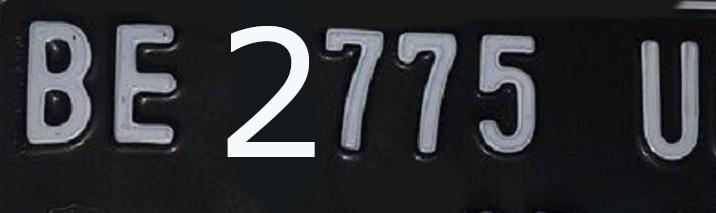
#> input picture UTS/dummy (1)/dummy/BE2775U_png.rf.1154baadf3d47887a53660553b91c183.jpg, 716 x 213 px, found by its file name
$ jupyter execute 'UTS_Achmad Rachmandika Rizky Pratama.ipynb'
#> lines starting #> are read from the running program, lines starting #| are printed output that depends on the picture; long printed decimals are rounded
<a href="https://colab.research.google.com/github/achmadrachmandika/Machine_Learning/blob/main/UTS_Achmad%20Rachmandika%20Rizky%20Pratama.ipynb" target="_parent"></a>

##Nama: Achmad Rachmandika Rizky Pratama
##Kelas: 3A
##NIM: 2041720125
##UTS Machine Learning Kelompok 1

1. Pilih 5 citra plat nomor untuk setiap anggota kelompok dari dataset yang telah disediakan.
2. Lakukan segmentasi pada citra plat nomor untuk memperjelas karakter pada plat nomor.
3. Anda dapat menggunakan algortima K-Means seperti yang telah dijelaskan pada praktikum sebelumnya atau menggunakan algoritma klasterisasi yang lain.
4. Anda diperkenankan untuk melakukan pra pengolahan data (preprocessing) pada citra seperti,
- Merubah color space
- Reduksi dimensi
- dsb
5. Tampilkan perbandingan citra antara sebelum dan sesudah di segmentasi

[cell 1]
import numpy as np
import cv2
import matplotlib.pyplot as plt
from google.colab.patches import cv2_imshow # path cv2.imshow di google colab

[cell 2]
img = cv2.imread('/content/drive/MyDrive/Kuliah Semester 5/Machine Learning/UTS/dummy (1)/dummy/BE2775U_png.rf.1154baadf3d47887a53660553b91c183.jpg')
#> img is the input picture: shape (213, 716, 3); mean B, G, R 51.9, 48.6, 46.8

cv2_imshow(img)

[cell 3]
plt.imshow(img)

[cell 4]
img2 = cv2.cvtColor(img, cv2.COLOR_BGR2RGB)

[cell 5]
plt.imshow(img2)

[cell 6]
img.shape
#> Out = (213, 716, 3)

[cell 7]
h, w, ch= img.shape
#> h = 213; w = 716; ch = 3
print(h)
#| 213
print(w)
#| 716
print(ch)
#| 3

[cell 8]
data = img / 255.0
data = data.reshape(h * w, ch)
data.shape
#> Out = (152508, 3)

[cell 9]
def plot_pixels(data, title, colors=None, N=10000):
#> called with data = array of shape (152508, 3), N = 10000
    if colors is None:
        colors = data

    # choose a random subset
    rng = np.random.RandomState(0)
    i = rng.permutation(data.shape[0])[:N]
    colors = colors[i]
    R, G, B = data[i].T
#> R = 10000 values, max 1 at index 180, min 0.0118 at index 458, mean 0.207; G = 10000 values, max 1 at index 388, min 0 at index 1011, mean 0.194; B = 10000 values, max 0.996 at index 1262, min 0 at index 1011, mean 0.187

    fig, ax = plt.subplots(1, 2, figsize=(8, 4))
    ax[0].scatter(R, G, color=colors, marker='.')
    ax[0].set(xlabel='Red', ylabel='Green', xlim=(0, 1), ylim=(0, 1))

    ax[1].scatter(R, B, color=colors, marker='.')
    ax[1].set(xlabel='Red', ylabel='Blue', xlim=(0, 1), ylim=(0, 1))

    fig.suptitle(title, size=14)

[cell 10]
plot_pixels(data, title='Input color space: 16 million possible colors')
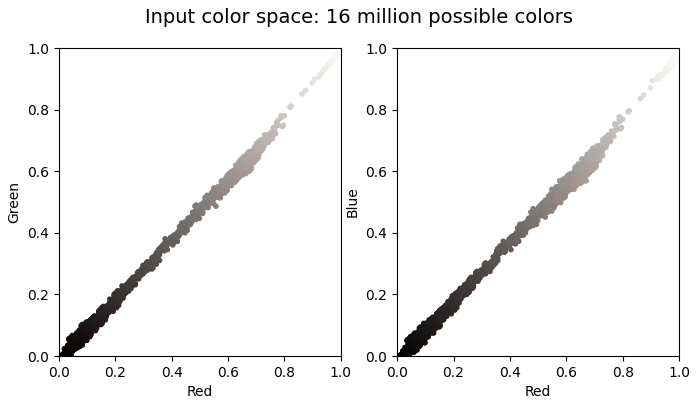
#> figure drawn by matplotlib, 2 panels

[cell 11]
import warnings; warnings.simplefilter('ignore')  # Fix NumPy issues.

from sklearn.cluster import MiniBatchKMeans
kmeans = MiniBatchKMeans(16)
kmeans.fit(data)
new_colors = kmeans.cluster_centers_[kmeans.predict(data)]

plot_pixels(data, colors=new_colors,title="Reduced color space: 16 colors")

[cell 12]
#convert int menjadi float
Z = np.float32(data)

[cell 13]
print(Z.dtype, Z.shape)
#| float32 (152508, 3)

[cell 14]
kriteria = (cv2.TERM_CRITERIA_EPS + cv2.TERM_CRITERIA_MAX_ITER, 100, 1.0)
k=2
ret, label, center = cv2.kmeans(Z,k,None,kriteria,10,cv2.KMEANS_RANDOM_CENTERS)
#> ret = 2397.7; center = [[0.676, 0.644, 0.629], [0.0963, 0.0879, 0.0827]]

[cell 15]
print(label)
#> (printed output is left out)

[cell 16]
print(center)
#| [[0.6756  0.6442 0.629 ]
#|  [0.0963 0.08785 0.08268]]

[cell 17]
segmented_data = center[label.flatten()]
segmented_data

[cell 18]
segmented_image = segmented_data.reshape((img2.shape))
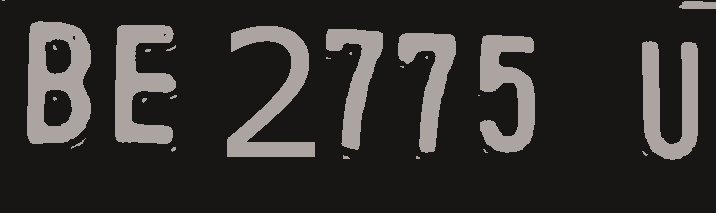
#> segmented_image: shape (213, 716, 3) float32; mean R, G, B 0.203, 0.191, 0.183
segmented_image

[cell 19]
plt.imshow(segmented_image)

[cell 20]
img_recolored = new_colors.reshape(img2.shape)

fig, ax = plt.subplots(1, 2, figsize=(16, 6),
                       subplot_kw=dict(xticks=[], yticks=[]))
fig.subplots_adjust(wspace=0.05)
ax[0].imshow(img)
ax[0].set_title('Original Image', size=16)
ax[1].imshow(segmented_image)
ax[1].set_title('2-color Image', size=16)
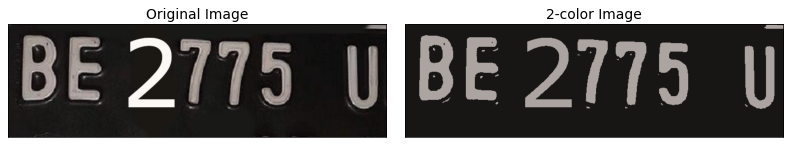
#> figure drawn by matplotlib, 2 panels; B, G, R data is drawn as R, G, B

$ run again, with UTS/dummy (1)/dummy/17-E-4172-QC-11-18_jpg.rf.242a2fe2326bfdc57b7473d7a998c351.jpg copied over UTS/dummy (1)/dummy/BE2775U_png.rf.1154baadf3d47887a53660553b91c183.jpg
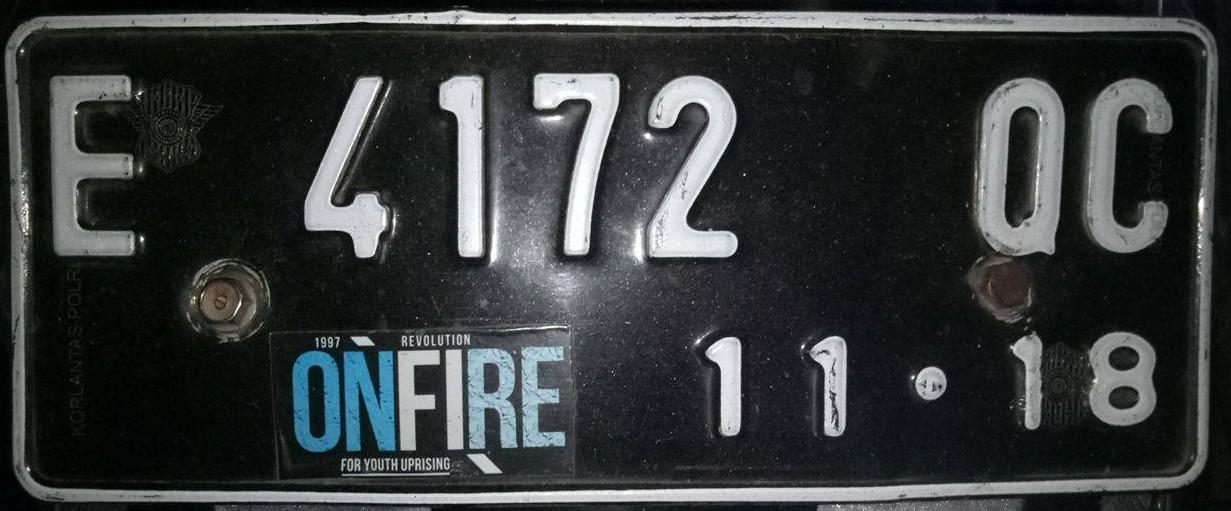
#> input picture UTS/dummy (1)/dummy/17-E-4172-QC-11-18_jpg.rf.242a2fe2326bfdc57b7473d7a998c351.jpg, 1231 x 511 px, found by its file name
#> img is the input picture: shape (511, 1231, 3); mean B, G, R 57.7, 57.3, 53.7
#| 511
#| 1231
#| 3
#> R = 10000 values, max 1 at index 400, min 0 at index 191, mean 0.227; G = 10000 values, max 1 at index 944, min 0 at index 8226, mean 0.225; B = 10000 values, max 0.996 at index 944, min 0 at index 170, mean 0.21
#> `[cell 11] import warnings; warnings.simplefilter('ignore')  # Fix NumP..`:
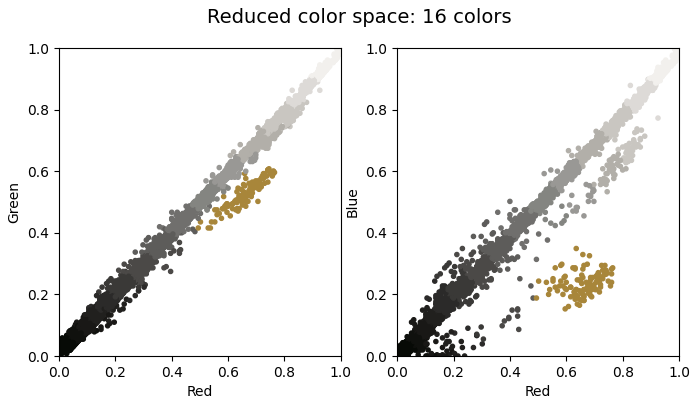
#> figure drawn by matplotlib, 2 panels
#| float32 (629041, 3)
#> ret = 21507.1; center = [[0.642, 0.63, 0.604], [0.104, 0.106, 0.0951]]
#> (printed output is left out)
#| [[0.6423  0.6302  0.6037 ]
#|  [0.104 0.1055 0.09508]]
#> `img_recolored = new_colors.reshape(img2.shape)`:
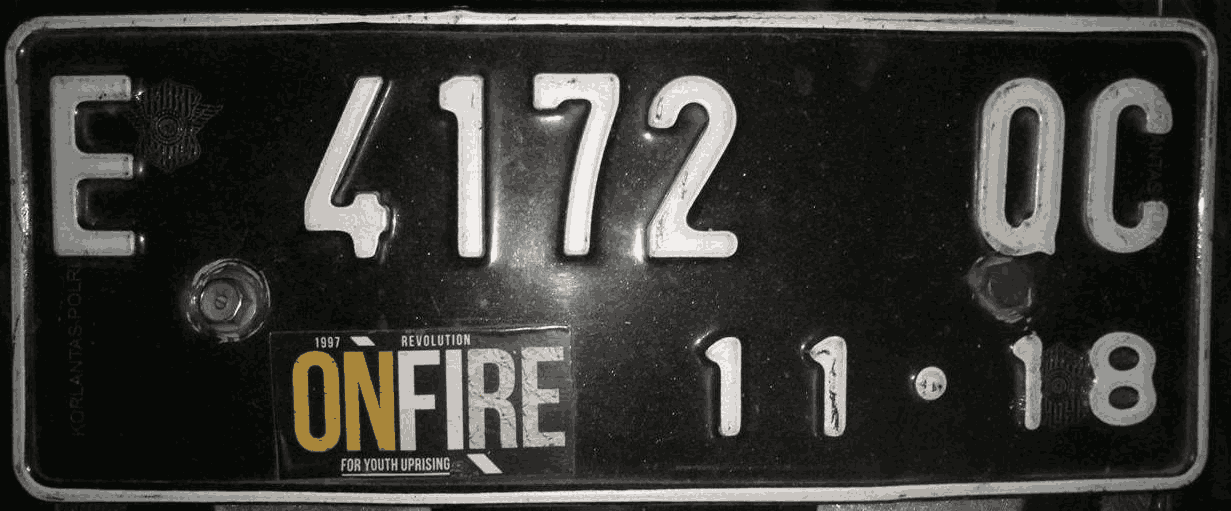
#> img_recolored: shape (511, 1231, 3) float64; mean R, G, B 0.227, 0.225, 0.211

$ run again, with UTS/dummy (1)/dummy/22-E-5234-YF-11-20_jpeg.rf.4e1ab567405d90ef53329797f1f6dab5.jpg copied over UTS/dummy (1)/dummy/BE2775U_png.rf.1154baadf3d47887a53660553b91c183.jpg
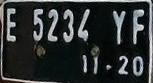
#> input picture UTS/dummy (1)/dummy/22-E-5234-YF-11-20_jpeg.rf.4e1ab567405d90ef53329797f1f6dab5.jpg, 153 x 83 px, found by its file name
#> img is the input picture: shape (83, 153, 3); mean B, G, R 49.4, 49.1, 45.5
#| 83
#| 153
#| 3
#> R = 10000 values, max 0.976 at index 9596, min 0 at index 6, mean 0.192; G = 10000 values, max 0.976 at index 7895, min 0 at index 6, mean 0.191; B = 10000 values, max 0.961 at index 7895, min 0 at index 25, mean 0.177
#> `[cell 10] plot_pixels(data, title='Input color space: 16 million possi..`:
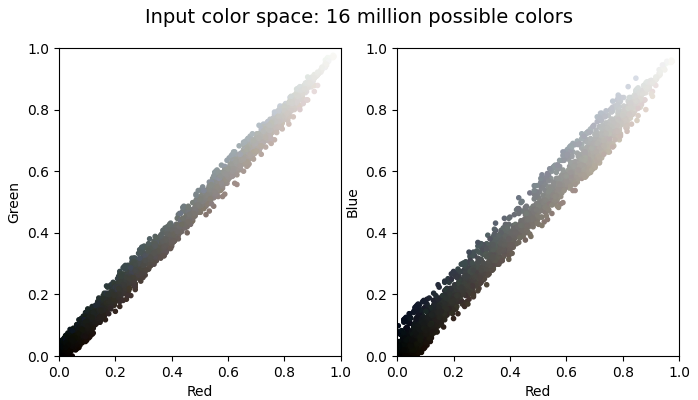
#> figure drawn by matplotlib, 2 panels
#| float32 (12699, 3)
#> ret = 257.4; label = 12699 values, max 1 at index 4, min 0 at index 0, mean 0.801; center = [[0.66, 0.651, 0.638], [0.0778, 0.0788, 0.0644]]
#> (printed output is left out)
#| [[0.6595 0.6515 0.6384 ]
#|  [0.07785 0.07878 0.06441 ]]
#> `[cell 20] img_recolored = new_colors.reshape(img2.shape)  fig, ax = pl..`:
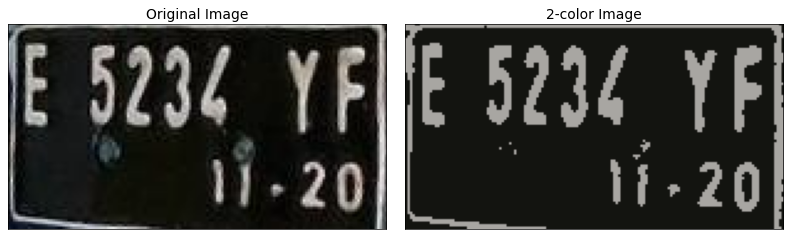
#> figure drawn by matplotlib, 2 panels; B, G, R data is drawn as R, G, B
